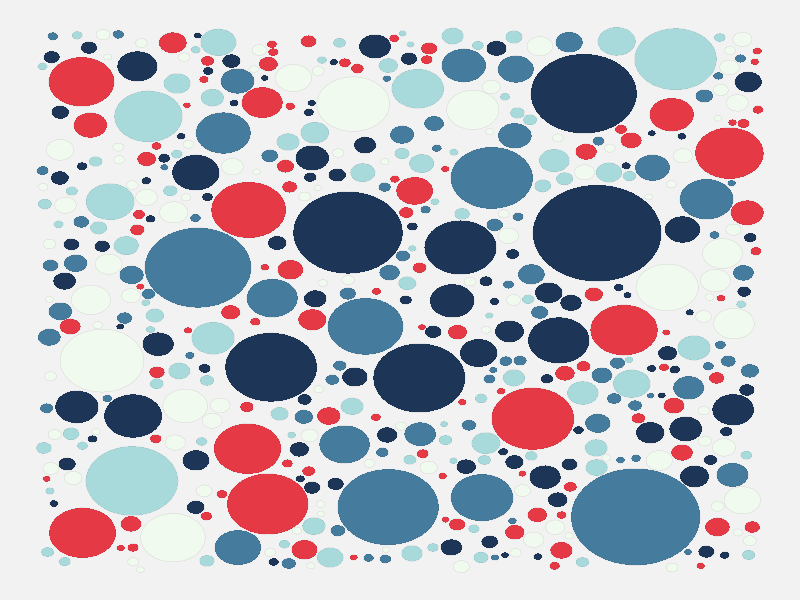
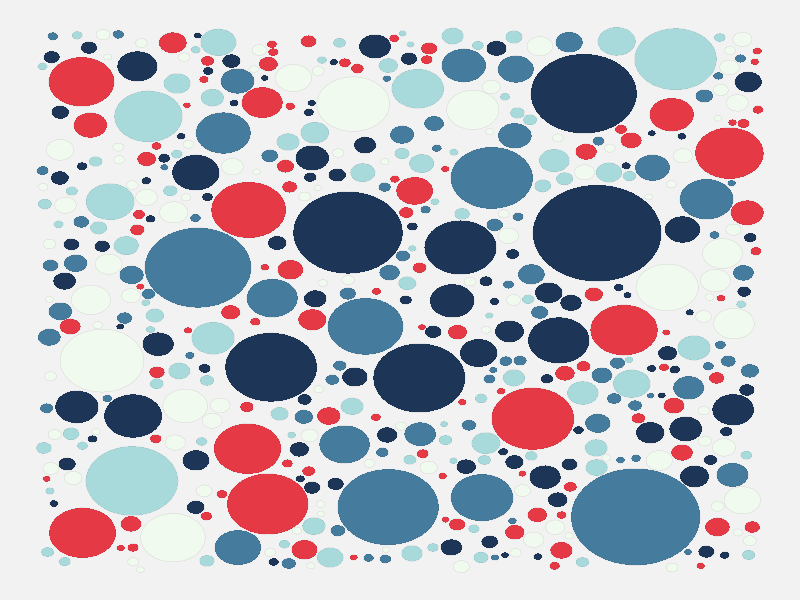

Write R code to recreate these figures, in order.
library(ggforce)
library(ggplot2)

grid_size <- c(200,200)

single_circle <- function (radius) {
    x = runif(n = 1, max = grid_size[1] - radius -0.01,
              min = 0 + radius - 0.01)
    y = runif(n = 1, max = grid_size[2] - radius  -0.01,
              min = 0 + radius - 0.01)
    r = radius
    
  return(c(x = x,y = y,r = r))
}

generate_circles <- function() {
  for (i in 1:25000){
      # b <- ifelse(val < 7, runif(1), runif(1, min = 5, max = val))
      b <- runif(1, min = 0.1, max = 0.5)
      new_circle <- single_circle(runif(1, min = 1, max = 18))
      
      for (i in 1:length(values)) {
        is_circle_interesecting <- vector()
        is_circle_interesecting <- sqrt(((values[[i]][[1]] - new_circle[[1]]) ^ 2) + ((values[[i]][[2]] - new_circle[[2]]) ^ 2) ) - b > values[[i]][[3]] + new_circle[[3]]

        if (!is_circle_interesecting) {
          break
        }
        
        if (i == length(values)) {
         values[[i+1]] <<- new_circle
        }
      }
  }
}

create_layout <- function() {

values <<- vector("list")
values[[1]] <<- single_circle(1)

generate_circles()
dat <- as.data.frame(do.call(rbind, values))

circlecolors <- c("#e63946", "#f1faee", "#a8dadc", "#457b9d", "#1d3557")
dat$fillcolor <- sample(circlecolors, size = nrow(dat), replace = T)

return(dat)
}

dat <- create_layout()

ggplot(dat)+
  geom_circle(aes(x0= x, y0 =y, r =r, fill = fillcolor),size = 0.02)+
  theme_void()+
  theme(
    plot.background = element_rect(fill = "gray95", color = NA),
    panel.background = element_rect(fill = "gray95", color = NA)
  )+
  scale_fill_identity()

ggsave("odd_colors2.png", width = 12, height =12, dpi = 500)
